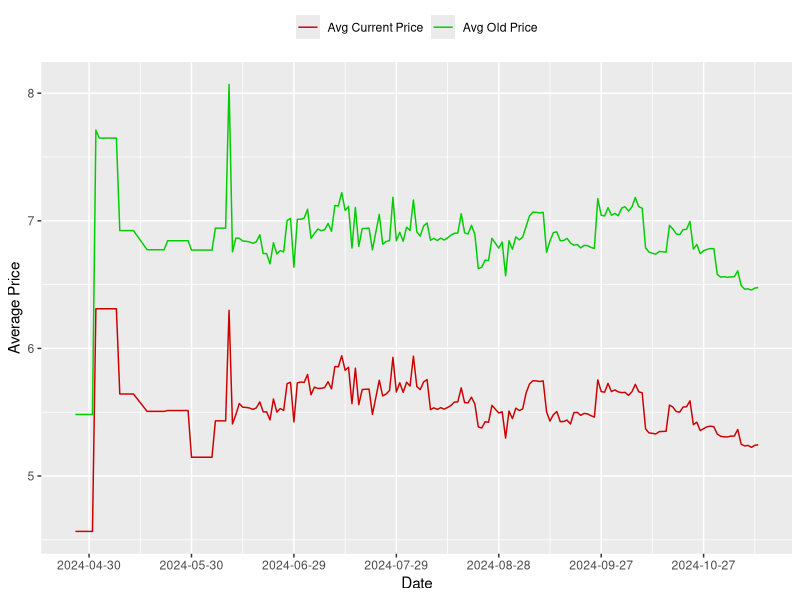
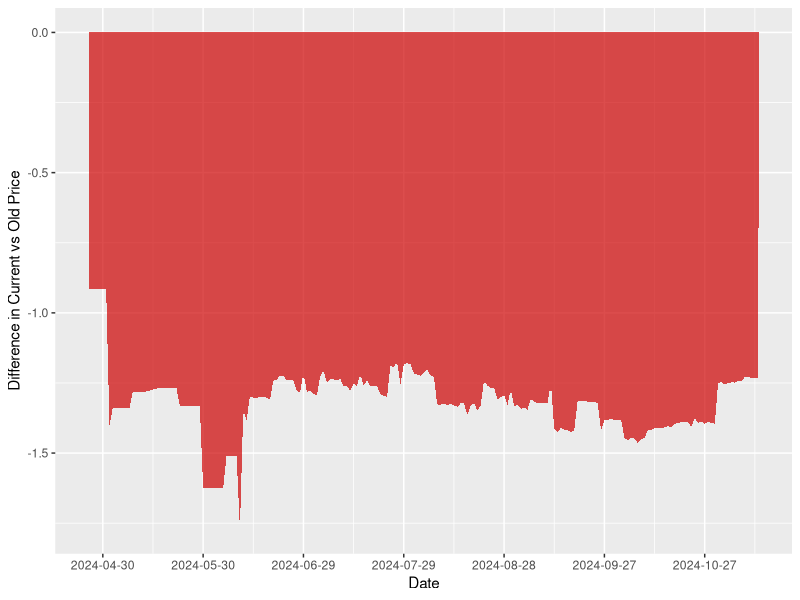

Generate these figures, in order, with R:
## ---- chunk 1
#| include: false
#| warning: false
#| message: false
#| echo: false

library(tidyverse)
## ---- chunk 2
data <- read_csv("../data/analysis_data/cleaned_data.csv",
                 show_col_types = F)
## ---- chunk 3
data |>
  rename("Avg Current Price" = AVG_CURRENT_PRICE,
         "Avg Old Price" = AVG_OLD_PRICE) |>
  pivot_longer(cols = c(`Avg Old Price`, `Avg Current Price`),
               names_to = "Price_Type",
               values_to = "Price") |>
  ggplot(aes(x = DATE, y = Price, color = Price_Type)) +
  geom_line() +
  scale_color_manual(values = c("red3", "green3")) +
  scale_x_continuous(breaks = seq(as.Date("2024-01-01"), as.Date("2024-11-13"), 30)) +
  theme(legend.position = "top") +
  labs(x = "Date", y = "Average Price", color = NULL)
## ---- chunk 4
data |>
  mutate(diff = AVG_CURRENT_PRICE - AVG_OLD_PRICE) |>
  ggplot(aes(x = DATE, y = diff)) +
  geom_area(fill = 'red3', alpha = 0.7) +
  scale_x_continuous(breaks = seq(as.Date("2024-01-01"), as.Date("2024-11-13"), 30)) +
  labs(x = "Date", y = "Difference in Current vs Old Price")
